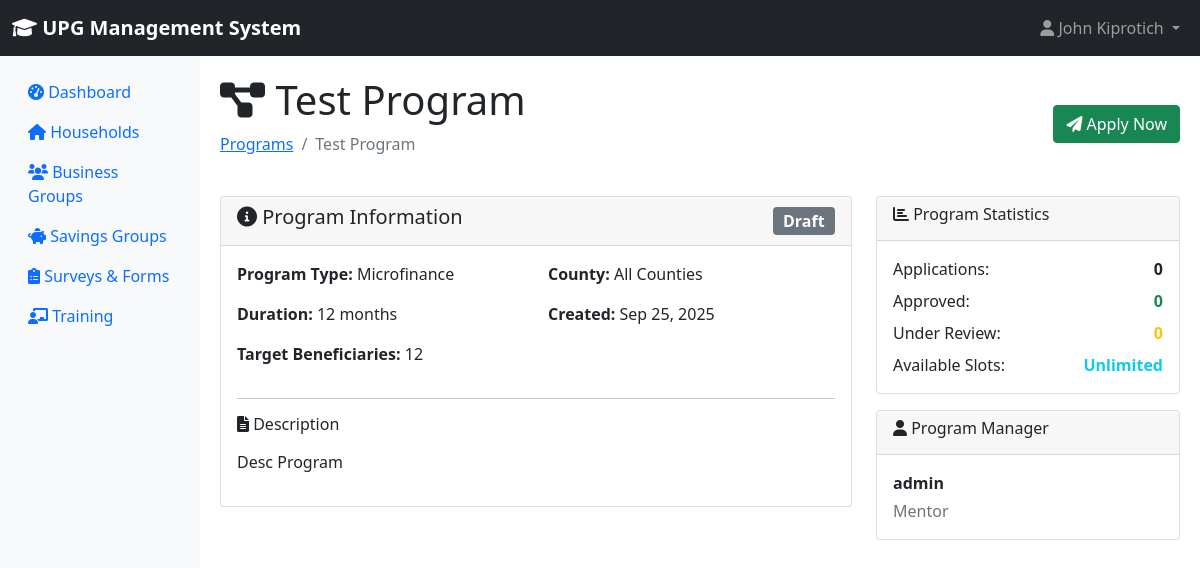
The page /programs/1/ (signed in) on the database its author committed.
### accounts/models.py (models this page shows, shortened)
class User(AbstractUser):
    ROLE_CHOICES = [
        ('county_executive', 'County Executive (CECM & Governor)'),
        ('county_assembly', 'County Assembly Member'),
        ('ict_admin', 'ICT Administrator'),
        ('me_staff', 'M&E Staff'),
        ('field_associate', 'Field Associate/Mentor Supervisor'),
        ('mentor', 'Mentor'),
        ('beneficiary', 'Beneficiary'),
    ]
    email = models.EmailField(unique=True)
    role = models.CharField(max_length=20, choices=ROLE_CHOICES, default='mentor')
    phone_number = models.CharField(max_length=15, blank=True)
    office = models.CharField(max_length=100, blank=True)
    country = models.CharField(max_length=50, default='Kenya')
    is_active = models.BooleanField(default=True)
    created_at = models.DateTimeField(auto_now_add=True)
    updated_at = models.DateTimeField(auto_now=True)
    class Meta:
        db_table = 'upg_users'

### programs/models.py (models this page shows, shortened)
class Program(BaseModel):
    PROGRAM_STATUS_CHOICES = [
        ('draft', 'Draft'),
        ('active', 'Active'),
        ('suspended', 'Suspended'),
        ('completed', 'Completed'),
        ('cancelled', 'Cancelled'),
    ]
    PROGRAM_TYPE_CHOICES = [
        ('graduation', 'Ultra-Poor Graduation'),
        ('microfinance', 'Microfinance'),
        ('agricultural', 'Agricultural Support'),
        ('education', 'Education Support'),
        ('health', 'Health Initiative'),
        ('infrastructure', 'Infrastructure Development'),
        ('skills_training', 'Skills Training'),
        ('youth_empowerment', 'Youth Empowerment'),
        ('women_empowerment', 'Women Empowerment'),
        ('other', 'Other'),
    ]
    name = models.CharField(max_length=200, unique=True)
    description = models.TextField()
    program_type = models.CharField(max_length=20, choices=PROGRAM_TYPE_CHOICES, default='other')
    status = models.CharField(max_length=20, choices=PROGRAM_STATUS_CHOICES, default='draft')
    budget = models.DecimalField(max_digits=12, decimal_places=2, null=True, blank=True)
    target_beneficiaries = models.PositiveIntegerField(default=0)
    duration_months = models.PositiveIntegerField(default=12)
    start_date = models.DateField(null=True, blank=True)
    end_date = models.DateField(null=True, blank=True)
    application_deadline = models.DateTimeField(null=True, blank=True)
    created_by = models.ForeignKey(User, on_delete=models.CASCADE, related_name='created_programs')
    county = models.CharField(max_length=100, blank=True)
    sub_county = models.CharField(max_length=100, blank=True)
    eligibility_criteria = models.TextField(blank=True, help_text="Eligibility requirements for this program")
    application_requirements = models.TextField(blank=True, help_text="Documents and requirements for application")
    is_accepting_applications = models.BooleanField(default=True)
    requires_approval = models.BooleanField(default=True)
    class Meta:
        ordering = ['-created_at']

### programs/views.py (the view, shortened to what this page needs)
# urls.py: path('<int:pk>/', views.program_detail, name='program_detail'),
@login_required
def program_detail(request, pk):
    program = get_object_or_404(Program, pk=pk)
    user_application = None
    context = {
        'program': program,
        'user_application': user_application,
        'can_apply': program.is_accepting_applications and not user_application,
        'page_title': program.name,
    }
    return render(request, 'programs/program_detail.html', context)

### core/context_processors.py (called while the page is built, shortened)
def system_alerts(request):
    if request.user.is_authenticated:
        from settings_module.models import SystemAlert, UserAlertDismissal
        from django.utils import timezone
        active_alerts = SystemAlert.objects.filter(
            is_active=True,
            show_until__gt=timezone.now()
        )
        user_alerts = []
        return {
            'system_alerts': user_alerts,
            'alerts_count': len(user_alerts),
        }
    return {}

### templates/programs/program_detail.html (shortened to what this page needs)
{% extends 'base.html' %}
{% block content %}
<div class="d-flex justify-content-between align-items-center mb-4">
    <div>
        <h1><i class="fas fa-project-diagram"></i> {{ program.name }}</h1>
        <nav aria-label="breadcrumb">
            <ol class="breadcrumb">
                <li class="breadcrumb-item"><a href="{% url 'programs:program_list' %}">Programs</a></li>
                <li class="breadcrumb-item active">{{ program.name }}</li>
            </ol>
        </nav>
    </div>
    <div class="btn-group">
        {% if program.is_accepting_applications and can_apply %}
        <a href="{% url 'programs:program_apply' program.pk %}" class="btn btn-success">
            <i class="fas fa-paper-plane"></i> Apply Now
        </a>
        {% endif %}
    </div>
</div>
<div class="row">
    <div class="col-md-8">
        <div class="card mb-4">
            <div class="card-header d-flex justify-content-between align-items-center">
                <h5><i class="fas fa-info-circle"></i> Program Information</h5>
                <span class="badge bg-{% if program.status == 'active' %}success{% elif program.status == 'paused' %}warning{% elif program.status == 'ended' %}danger{% else %}secondary{% endif %} fs-6">
                    {{ program.get_status_display }}
                </span>
            </div>
            <div class="card-body">
                <div class="row">
                    <div class="col-md-6">
                        <p><strong>Program Type:</strong> {{ program.get_program_type_display }}</p>
                        <p><strong>Duration:</strong> {{ program.duration_months }} months</p>
                        <p><strong>Target Beneficiaries:</strong> {{ program.target_beneficiaries }}</p>
                    </div>
                    <div class="col-md-6">
                        <p><strong>County:</strong> {{ program.county|default:"All Counties" }}</p>
                        <p><strong>Created:</strong> {{ program.created_at|date:"M d, Y" }}</p>
                    </div>
                </div>
                <hr>
                <div class="mb-3">
                    <h6><i class="fas fa-file-alt"></i> Description</h6>
                    <p class="text-muted">{{ program.description|linebreaks }}</p>
                </div>
            </div>
        </div>
    </div>
    <div class="col-md-4">
        <div class="card mb-3">
            <div class="card-header">
                <h6><i class="fas fa-chart-bar"></i> Program Statistics</h6>
            </div>
            <div class="card-body">
                <div class="d-flex justify-content-between mb-2">
                    <span>Applications:</span>
                    <strong>{{ program.applications.count }}</strong>
                </div>
                <div class="d-flex justify-content-between mb-2">
                    <span>Approved:</span>
                    <strong class="text-success">{{ program.applications.filter_status.approved.count|default:0 }}</strong>
                </div>
                <div class="d-flex justify-content-between mb-2">
                    <span>Under Review:</span>
                    <strong class="text-warning">{{ program.applications.filter_status.under_review.count|default:0 }}</strong>
                </div>
                <div class="d-flex justify-content-between">
                    <span>Available Slots:</span>
                    <strong class="text-info">{{ program.remaining_slots|default:"Unlimited" }}</strong>
                </div>
            </div>
        </div>
        <div class="card mb-3">
            <div class="card-header">
                <h6><i class="fas fa-user"></i> Program Manager</h6>
            </div>
            <div class="card-body">
                <p class="mb-1"><strong>{{ program.created_by.get_full_name|default:program.created_by.username }}</strong></p>
                <p class="mb-0 text-muted">{{ program.created_by.get_role_display|default:"Program Manager" }}</p>
            </div>
        </div>
    </div>
</div>
{% endblock %}

### templates/base.html (shortened to what this page needs)
<!DOCTYPE html>
<html lang="en">
<head>
    <link href="https://cdn.jsdelivr.net/npm/bootstrap@5.1.3/dist/css/bootstrap.min.css" rel="stylesheet">
    <link href="https://cdnjs.cloudflare.com/ajax/libs/font-awesome/6.0.0/css/all.min.css" rel="stylesheet">
</head>
<body>
    <nav class="navbar navbar-expand-lg navbar-dark bg-dark">
        <div class="container-fluid">
            <a class="navbar-brand" href="{% url 'dashboard:dashboard' %}">
                <i class="fas fa-graduation-cap"></i> UPG Management System
            </a>
            {% if user.is_authenticated %}
            <div class="navbar-nav ms-auto">
                <div class="nav-item dropdown">
                    <a class="nav-link dropdown-toggle" href="#" role="button" data-bs-toggle="dropdown">
                        <i class="fas fa-user"></i> {{ user.get_full_name|default:user.username }}
                    </a>
                </div>
            </div>
            {% endif %}
        </div>
    </nav>
    <div class="container-fluid">
        <div class="row">
            {% if user.is_authenticated %}
            <nav class="col-md-2 d-none d-md-block sidebar">
                <div class="sidebar-sticky pt-3">
                    <ul class="nav flex-column">
                        <li class="nav-item">
                            <a class="nav-link {% if request.resolver_match.url_name == 'dashboard' %}active{% endif %}"
                               href="{% url 'dashboard:dashboard' %}">
                                <i class="fas fa-tachometer-alt"></i> Dashboard
                            </a>
                        </li>
                        {% if perms.can_view_households %}
                        <li class="nav-item">
                            <a class="nav-link" href="{% url 'households:household_list' %}">
                                <i class="fas fa-home"></i> Households
                            </a>
                        </li>
                        {% endif %}
                        {% if perms.can_view_business_groups %}
                        <li class="nav-item">
                            <a class="nav-link" href="{% url 'business_groups:group_list' %}">
                                <i class="fas fa-users"></i> Business Groups
                            </a>
                        </li>
                        {% endif %}
                        {% if perms.can_view_savings_groups %}
                        <li class="nav-item">
                            <a class="nav-link" href="{% url 'savings_groups:savings_list' %}">
                                <i class="fas fa-piggy-bank"></i> Savings Groups
                            </a>
                        </li>
                        {% endif %}
                        {% if perms.can_view_surveys %}
                        <li class="nav-item">
                            <a class="nav-link" href="{% url 'surveys:survey_list' %}">
                                <i class="fas fa-clipboard-list"></i> Surveys & Forms
                            </a>
                        </li>
                        {% endif %}
                        {% if perms.can_view_training %}
                        <li class="nav-item">
                            <a class="nav-link" href="{% url 'training:training_list' %}">
                                <i class="fas fa-chalkboard-teacher"></i> Training
                            </a>
                        </li>
                        {% endif %}
                    </ul>
                </div>
            </nav>
            {% endif %}
            <main role="main" class="{% if user.is_authenticated %}col-md-10 ml-sm-auto{% else %}col-12{% endif %} content-wrapper">
                {% block content %}{% endblock %}
            </main>
        </div>
    </div>
</body>
</html>

### templates/base.html (style rules this page uses)
.navbar-brand { font-weight: bold; }
.sidebar { min-height: 100vh; background-color: #f8f9fa; }
.content-wrapper { padding: 20px; }

### rows shown on the page
User: get_full_name "John Kiprotich"
Program: name "Test Program", status "Draft", program_type "Microfinance", duration_months "12", target_beneficiaries "12", county "All Counties", created_at "Sep 25, 2025", description "Desc Program", applications.count "0", applications.filter_status.approved.count "0", applications.filter_status.under_review.count "0", created_by.get_full_name "admin", created_by.role "Mentor"

### other values the page prints
{{ program.remaining_slots|default:"Unlimited" }} "Unlimited"
